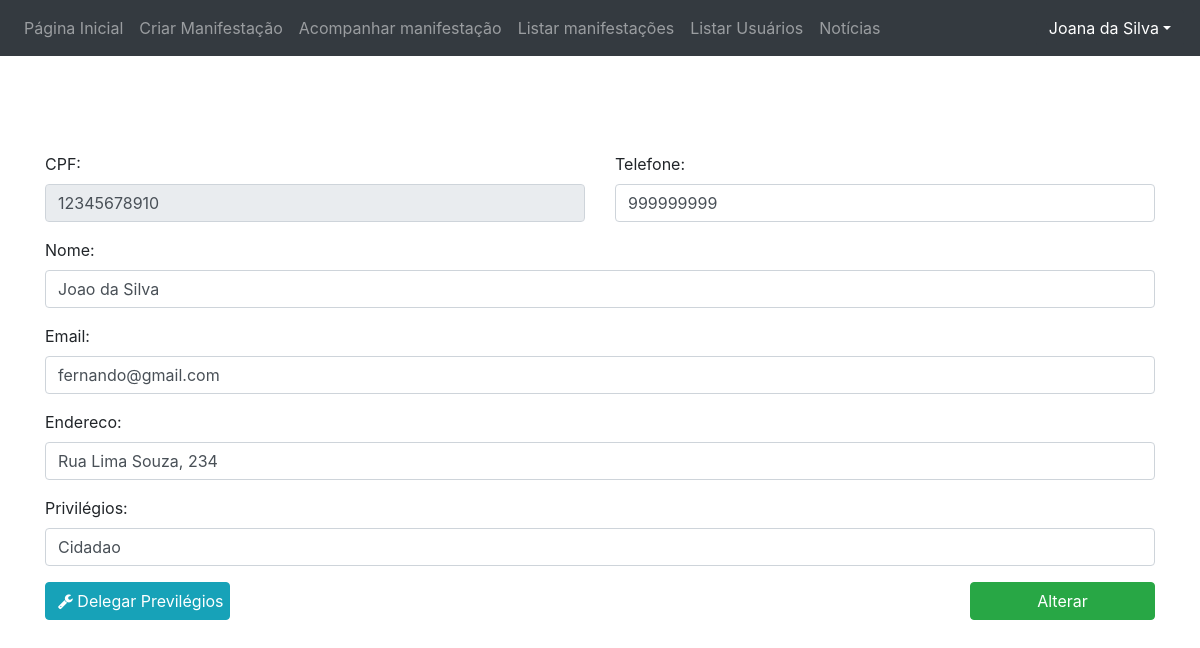
Screenshot of /src/index.php?section=UsuarioControle&function=detalharUsuario&cpf=12345678910 (signed in) with the database file from the repository.
### tables this page shows
CREATE TABLE IF NOT EXISTS `usuario`
(
    `cpf`             varchar(11)  NOT NULL,
    `id_tipo_usuario` int(11)      NOT NULL,
    `nome`            varchar(50)  NOT NULL,
    `endereco`        varchar(150) NOT NULL,
    `telefone`        varchar(11) DEFAULT NULL,
    `email`           varchar(100) NOT NULL,
    `senha`           varchar(10)  NOT NULL,
    PRIMARY KEY (`cpf`),
    UNIQUE KEY `email` (`email`),
    KEY `fk_tipo_usuario` (`id_tipo_usuario`)
);

CREATE TABLE IF NOT EXISTS `tipousuario`
(
    `id_tipo_usuario`   int(11)      NOT NULL AUTO_INCREMENT,
    `nome_tipo_usuario` varchar(255) NOT NULL,
    PRIMARY KEY (`id_tipo_usuario`)
);

### src/index.php (called while the page is built, shortened)
<?php
new Ouvidoria\App ();

### src/model/UsuarioManager.php (called while the page is built, shortened)
<?php
require_once("model/UsuarioFactory.php");
class UsuarioManager
{
    public function __construct(){
        $this->factory = new UsuarioFactory();
    }
    public function buscaInfoUsuarioDetalhe(string $cpf)
    {
        return $this->factory->buscaInfoUsuarioDetalhe($cpf);
    }
}

### src/model/UsuarioFactory.php (called while the page is built, shortened)
<?php
include("model/Conexao.php");
class UsuarioFactory
{
    public function buscaInfoUsuarioDetalhe($cpf)
    {
        global $conexao;
        try {
            $query = "SELECT u.*, nome_tipo_usuario from usuario u
            INNER JOIN tipousuario t ON u.id_tipo_usuario = t.id_tipo_usuario
            where cpf = '$cpf'";
            $resultado = mysqli_query($conexao, $query);
            if ($resultado) {
                $usuario = mysqli_fetch_object($resultado);
            } else {
                $resultado = false;
            }
        } catch (PDOException $exc) {
            echo $exc->getMessage();
            $resultado = false;
        }
        return $usuario;
    }
}

### src/view/detalheUsuario.php (the view, shortened to what this page needs)
<!DOCTYPE html>
<html lang="pt-br">
<head>
    <link rel="stylesheet" href="https://stackpath.bootstrapcdn.com/bootstrap/4.1.3/css/bootstrap.min.css">
    <link rel="stylesheet" href="https://cdnjs.cloudflare.com/ajax/libs/font-awesome/4.7.0/css/font-awesome.min.css">
</head>
<body>
<?php include('menu.php');?>
<br>
<br>
<div class="container mt-5">
        <form id="formularioUser" action="?section=UsuarioControle&function=usuarioDetalhe" class="row" method="POST">
            <div class="form-group col-6">
                <label for="cpf">CPF:</label>
                <input id="cpf" name="cpfAlteraDados" value="<?=$usuario->cpf?>" readonly class="form-control">
            </div>
            <div class="form-group col-6">
                <label for="telefone">Telefone:</label>
                <input id="telefone" name="telefone" required oninvalid="setCustomValidity('O campo telefone deve ser informado')" onchange="try{setCustomValidity('')}catch(e){}" value="<?=$usuario->telefone?>" class="form-control">
            </div>
            <div class="form-group col-12">
                <label for="nome">Nome:</label>
                <input id="nome" required oninvalid="setCustomValidity('O campo nome deve ser informado')" onchange="try{setCustomValidity('')}catch(e){}" name="nomeAlteraDados" value="<?=$usuario->nome?>" class="form-control">
            </div>
            <div class="form-group col-12">
                <label for="email">Email:</label>
                <input id="email" name="emailAlteraDados" required oninvalid="setCustomValidity('O campo email deve ser informado')" onchange="try{setCustomValidity('')}catch(e){}" value="<?=$usuario->email?>" class="form-control">
            </div>
            <div class="form-group col-12">
                <label for="endereco">Endereco:</label>
                <input id="endereco" required oninvalid="setCustomValidity('O campo endereço deve ser informado')" onchange="try{setCustomValidity('')}catch(e){}" name="enderecoAlteraDados" value="<?=$usuario->endereco?>" class="form-control" >
            </div>
            <div class="form-group col-12">
                <label for="privilegios">Privilégios:</label>
                <input id="privilegios" name="privilegios" value="<?=$usuario->nome_tipo_usuario?>" class="form-control" >
            </div>
            <div class="form-group col-12">
                <button name="delegarPrivilegios" type="button" class="btn btn-info col-2 float-left" data-toggle="modal" data-target="#myModal"><span class="fa fa-wrench"></span> Delegar Previlégios</button>
                <input name="acao" type="submit" class="btn btn-success col-2 float-right" value="Alterar">
            </div>
        </form>
</div>
</body>

### rows the page displays
usuario: cpfAlteraDados "12345678910", telefone "999999999", nomeAlteraDados "Joao da Silva", emailAlteraDados "fernando@gmail.com", enderecoAlteraDados "Rua Lima Souza, 234", privilegios "Cidadao"

### other values shown
$_SESSION['usuario']['nome'] "Joana da Silva"
